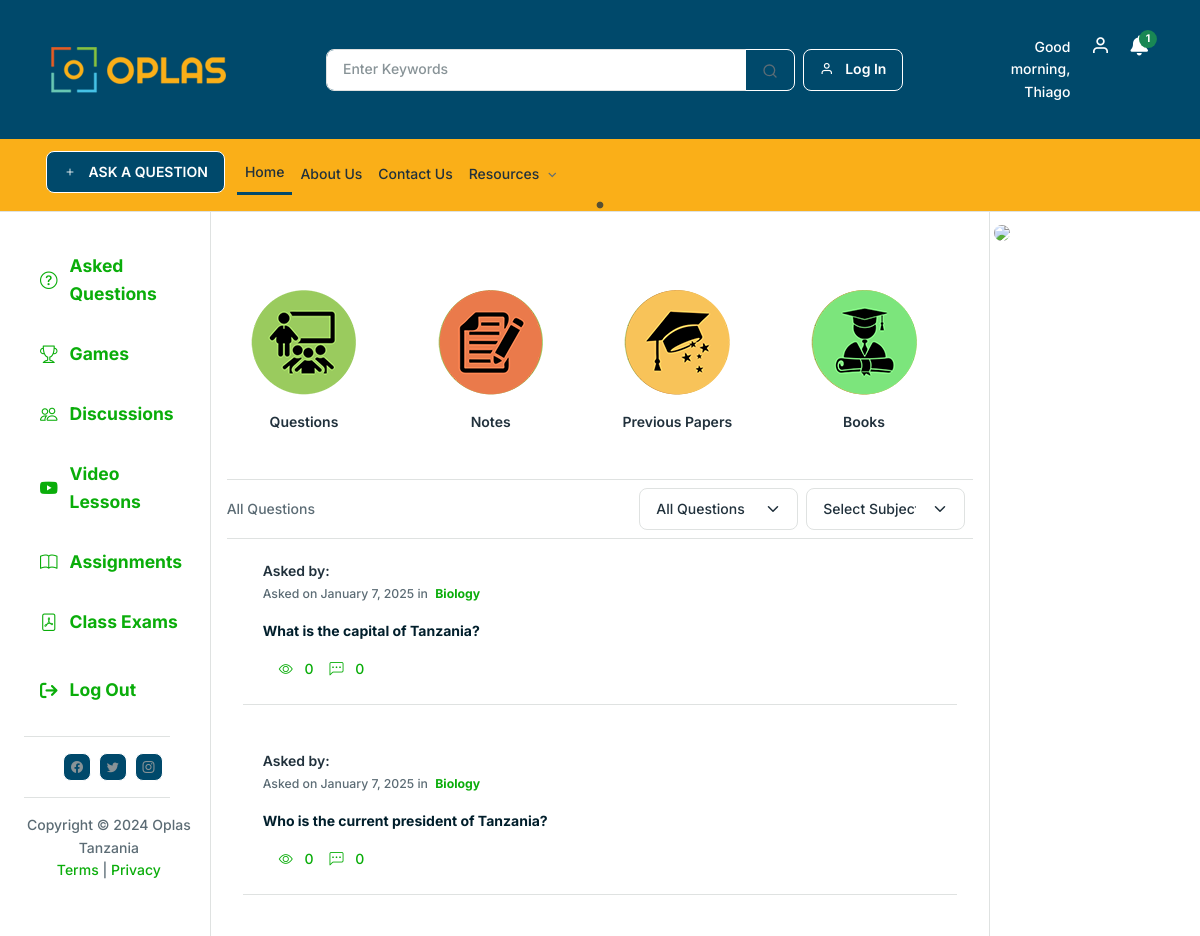
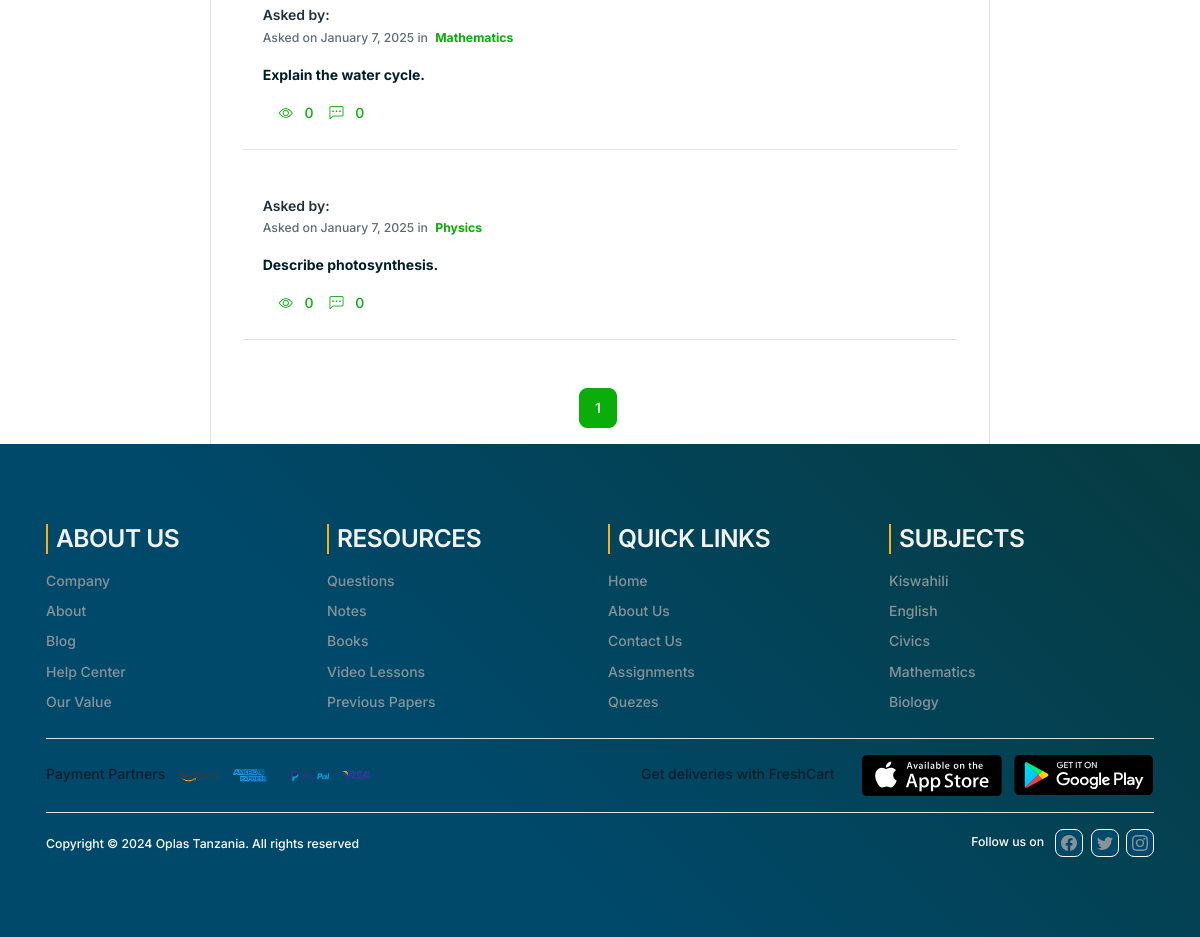
The page / (signed in) on the database its author committed (2 pictures, top to bottom).
### base/models.py (models this page shows, shortened)
class Questions(models.Model):
    QuestionName = models.TextField(verbose_name='Question Name')
    QuestionBy = models.ForeignKey(Teachers, on_delete=models.CASCADE, related_name='questionby', verbose_name='Question By')
    LevelName = models.ForeignKey(SchoolLevels, on_delete=models.CASCADE, verbose_name='Level Name')
    SubjectName = models.ForeignKey(Subjects, on_delete=models.CASCADE, verbose_name='Subject Name')
    IsApproved = models.BooleanField(verbose_name='Is Approved')
    ApprovedBy = models.ForeignKey(Teachers, on_delete=models.CASCADE, related_name= 'approvedby', verbose_name='Approved By')
    views = models.PositiveIntegerField(default=0)
    CreatedDate = models.DateTimeField(auto_now_add=True, verbose_name='Create Date')
    ModifiedDate = models.DateTimeField(auto_now=True, verbose_name='Modified Date')
    display_fields = ['QuestionName','QuestionBy','LevelName','SubjectName','IsApproved','ApprovedBy','CreatedDate','ModifiedDate']
    class Meta:
        verbose_name = 'Question'
        verbose_name_plural = 'Questions'

class Subjects(models.Model):
    SubjectName = models.CharField(max_length=100, verbose_name='Subject Name')
    CreatedDate = models.DateTimeField(auto_now_add=True, verbose_name='Create Date')
    ModifiedDate = models.DateTimeField(auto_now=True, verbose_name='Modified Date')
    display_fields = ['SubjectName', 'CreatedDate','ModifiedDate']
    def __str__(self):
        return self.SubjectName
    class Meta:
        verbose_name = 'Subject'
        verbose_name_plural = 'Subjects'

### base/views.py (the view)
# urls.py: path("", views.Home, name="home"),
def Home(request):
    sitename = "HOME | OPLAS TANZANIA"
    page_name = 'Home'
    status = request.GET.get('status', '')
    selected_subject = request.GET.get('subject', '')
    questions = Questions.objects.all()
    if status == 'answered':
        questions = questions.filter(answers__isnull=False)
    elif status == 'unanswered':
        questions = questions.filter(answers__isnull=True)
    if selected_subject:
        questions = questions.filter(SubjectName_id=selected_subject)
    paginator = Paginator(questions, 5)
    page_number = request.GET.get('page')
    questions_page = paginator.get_page(page_number)
    subjects = Subjects.objects.all()
    context = {
        'sitename': sitename,
        'page_name': page_name,
        'questions': questions_page,
        'subjects': subjects,
        'selected_subject': selected_subject,
        'status': status,
    }
    return render(request, 'base/home.html', context)

### base/context_processors.py (called while the page is built)
def subject_context(request):
    subjects_context = Subjects.objects.all()
    return {'subjects_context': subjects_context}

def notifications_context(request):
    notifications = None
    if request.user.is_authenticated:
        try:
            notifications = request.user.notifications.all()
            unread_notifications = notifications.filter(is_read=False)
            if unread_notifications.exists():
                unread_notifications.update(is_read=True)
        except Notification.DoesNotExist:
            notifications = None
    return {'notifications': notifications}

def SubjectImage(request):
    subject_image = WebImages.objects.filter(ImageTitle='Subject').first()
    return {'subject_image': subject_image}

def NotesImage(request):
    notes_image = WebImages.objects.filter(ImageTitle='Notes').first()
    return {'notes_image': notes_image}

def BooksImage(request):
    book_image = WebImages.objects.filter(ImageTitle='Books').first()
    return {'book_image': book_image}

def PaperImage(request):
    paper_image = WebImages.objects.filter(ImageTitle='Paper').first()
    return {'paper_image': paper_image}

def RightAds(request):
    ads = WebImages.objects.filter(ImageTitle='Ads').first()
    return {'ads': ads}

def CarouselImages(request):
    carousel_images = WebImages.objects.filter(ImageTitle='Carousel').order_by('-id')
    return {'carousel_images': carousel_images}

### base/templates/base/home.html (shortened to what this page needs)
{% extends 'main.html' %}
{% load static %}
{% block content %}
<section class="mt-2 col-sm-12 col-lg-8 col-md-8 col-xxl-8">
    <div class="container">
    <div class="hero-slider pb-5">
    </div>
    <div class="row">
        <div class="row pt-4">
            <div class="col-lg-3 col-md-3 col-6">
                <div class="text-center mb-10">
                <a href="{% url 'home' %}"><img src="{% static 'assets/img/menu-icon/01.png' %}" alt="" class="card-image rounded-circle"
                    ></a>
                <div class="mt-4">
                    <h5 class="fs-6 mb-0"><a href="{% url 'home' %}" class="text-inherit">Questions</a></h5>
                </div>
                </div>
            </div>
            <div class="col-lg-3 col-md-3 col-6">
                <div class="text-center mb-10">
                <a href="{% url "notes-class-levels" %}"><img src="{% static 'assets/img/menu-icon/02.png' %}" alt="" class="card-image rounded-circle"></a>
                <div class="mt-4">
                    <h5 class="fs-6 mb-0"><a href="{% url "notes-class-levels" %}" class="text-inherit">Notes</a></h5>
                </div>
                </div>
            </div>
            <div class="col-lg-3 col-md-3 col-6">
                <div class="text-center mb-10">
                <a href="{% url "papers-class-levels" %}"><img src="{% static 'assets/img/menu-icon/03.png' %}" alt="" class="card-image rounded-circle"></a>
                <div class="mt-4">
                    <h5 class="fs-6 mb-0"><a href="{% url "papers-class-levels" %}" class="text-inherit">Previous Papers</a></h5>
                </div>
                </div>
            </div>
            <div class="col-lg-3 col-md-3 col-6">
                <div class="text-center mb-10">
                <a href="{% url "books-class-levels" %}"><img src="{% static 'assets/img/menu-icon/04.png' %}" alt="" class="card-image rounded-circle"></a>
                <div class="mt-4">
                    <h5 class="fs-6 mb-0"><a href="{% url "books-class-levels" %}" class="text-inherit">Books</a></h5>
                </div>
                </div>
            </div>
        </div>
    </div>
<div class="d-lg-flex justify-content-between align-items-center border-bottom border-top pt-2 pb-2">
    <div class="mb-3 mb-lg-0">
        <p class="mb-0">
            All Questions
        </p>
    </div>
    <div class="d-md-flex justify-content-between align-items-center">
        <div class="d-flex mt-2 mt-lg-0 col-lg-12">
            <div class="me-2 flex-grow-1">
                <form method="get" class="d-flex">
                    <select name="status" class="form-select me-2" onchange="this.form.submit()">
                        <option value="">All Questions</option>
                    </select>
                    <select name="subject" class="form-select" onchange="this.form.submit()">
                        <option value="">Select Subject</option>
                    </select>
                </form>
            </div>
        </div>
    </div>
</div>
<div class="container mt-6">
    <div class="col-md-12">
        {% for question in questions %}
        <div class="mb-10">
            <div class="d-flex border-bottom pb-6 mb-6">
                <div class="ms-5">
                    <h6 class="mb-1">Asked by: {{ question.AnswerBy }}</h6>
                    <p class="small">
                        <span class="">Asked on {{ question.CreatedDate|date:"F j, Y" }} in </span>
                        <span class="text-primary ms-1 fw-bold">{{ question.SubjectName }}</span>
                    </p>
                    <p><a href="{% url "view_answers" question.id %}" class="text-dark fw-bold">{{ question.QuestionName }}</a></p>
                    <div class="d-flex justify-content-start mt-4">
                        <a href="#" class="ms-4">
                            <i class="bi bi-eye me-2"></i> {{ question.views }}
                        </a>
                        <a href="#" class="ms-4">
                            <i class="bi bi-chat-left-dots me-2"></i> {{ question.answers.count }}
                        </a>
                    </div>
                </div>
            </div>
        </div>
        {% empty %}
        <p>No questions found for the selected criteria.</p>
        {% endfor %}
    </div>
</div>
<nav aria-label="Page navigation" class="mt-4">
    <ul class="pagination justify-content-center">
        {% for num in questions.paginator.page_range %}
            {% if num <= 3 or num > questions.paginator.num_pages|add:"-2" or num == questions.number or num == questions.number|add:"-1" or num == questions.number|add:"1" %}
                <li class="page-item {% if questions.number == num %}active{% endif %}">
                    <a class="page-link" href="?page={{ num }}&status={{ request.GET.status }}&subject={{ request.GET.subject }}">{{ num }}</a>
                </li>
            {% elif num == 4 %}
                <li class="page-item disabled"><span class="page-link">...</span></li>
            {% endif %}
        {% endfor %}
    </ul>
</nav>
    </div>
</section>
{% endblock %}

### rows shown on the page
Questions: CreatedDate "January 7, 2025", SubjectName "Biology", QuestionName "What is the capital of Tanzania?", views "0", answers.count "0"
Questions: CreatedDate "January 7, 2025", SubjectName "Biology", QuestionName "Who is the current president of Tanzania?", views "0", answers.count "0"
Questions: CreatedDate "January 7, 2025", SubjectName "Mathematics", QuestionName "Explain the water cycle.", views "0", answers.count "0"
Questions: CreatedDate "January 7, 2025", SubjectName "Physics", QuestionName "Describe photosynthesis.", views "0", answers.count "0"

### other values the page prints
{{ num }} "1"
